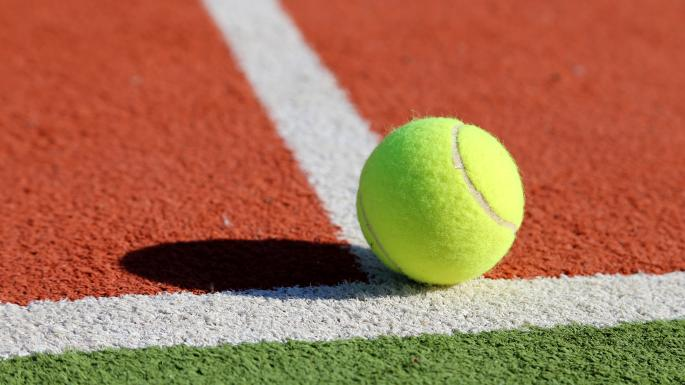
#> input picture opencv_codes/Images/tennis.jpg, 685 x 385 px
$ python contour_detection.py   (older library calls are emulated)
#> lines starting #> are read from the running program, lines starting #| are printed output that depends on the picture; after the words box and inside, x2 and y2 are one past the last pixel; in counts of white or black regions, pixels touching at a corner belong together
#!/usr/bin/env python

import numpy as np
import cv2

def read_rgb_image(image_name, show):
    rgb_image = cv2.imread(image_name)
    if show:
        cv2.imshow("RGB Image", rgb_image)
    return rgb_image

def convert_rgb_to_gray(rgb_image, show):
    gray_image = cv2.cvtColor(rgb_image, cv2.COLOR_BGR2GRAY)
    if show:
        cv2.imshow("Gray image", gray_image)
    return gray_image

def convert_gray_to_binary(gray_image, adaptive, show):
    if adaptive:
        binary_image = cv2.adaptiveThreshold(gray_image, 255, cv2.ADAPTIVE_THRESH_GAUSSIAN_C, cv2.THRESH_BINARY_INV, 5, 2)
    else:
        _, binary_image = cv2.threshold(gray_image, 127, 255, cv2.THRESH_BINARY_INV)
    if show:
        cv2.imshow("Binary Image", binary_image)
    return binary_image

def getContours(binary_image):
    _, contours, hierarchy = cv2.findContours(binary_image, cv2.RETR_TREE, cv2.CHAIN_APPROX_SIMPLE)
    return contours

def draw_contours(image, contours, image_name):
    index = -1
    thickness = 2
    color = (255, 0, 255)
    cv2.drawContours(image, contours, index, color, thickness)
    cv2.imshow(image_name, image)


def main():
    image = "Images/tennis.jpg"
    rgb_image = read_rgb_image(image, True)
#> in read_rgb_image, rgb_image is the input picture: shape (385, 685, 3); mean B, G, R 81.5, 113.5, 167
    gray_image = convert_rgb_to_gray(rgb_image, True)
#> in convert_rgb_to_gray, `gray_image = cv2.cvtColor(rgb_image, cv2.COLOR_BGR2GRAY)`:
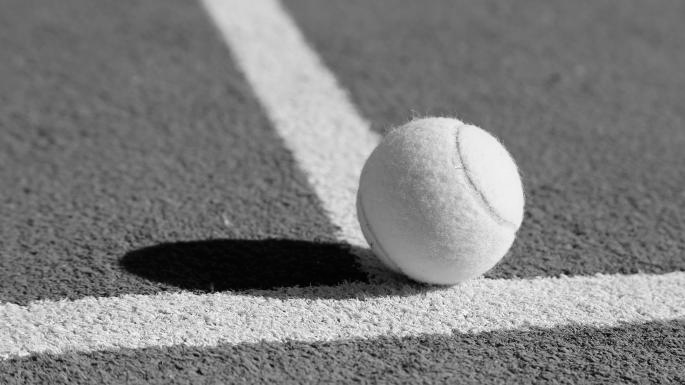
#> gray_image: shape (385, 685); min 0, max 255, mean 125.8
    binary_image = convert_gray_to_binary(gray_image, True, True)
#> in convert_gray_to_binary, `binary_image = cv2.adaptiveThreshold(gray_image, 255, cv2.ADAPTIVE_THR..`:
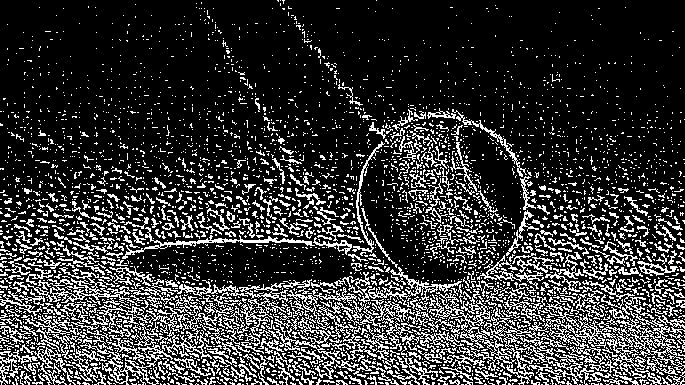
#> binary_image: shape (385, 685); 20.9% white in thin lines or dots
    contours = getContours(binary_image)
#> in getContours, `_, contours, hierarchy = cv2.findContours(binary_image, cv2.RETR_TREE,..`: contours = 4661 contours, 4383 with area under 20; largest, box (x1, y1, x2, y2) and area: (429, 290, 685, 385) 5142, (91, 279, 248, 359) 932, (479, 330, 541, 364) 764, (80, 321, 173, 385) 724, (343, 299, 464, 353) 636
    draw_contours(rgb_image, contours, "RGB Contours")
#> in draw_contours, `cv2.drawContours(image, contours, index, color, thickness)`:
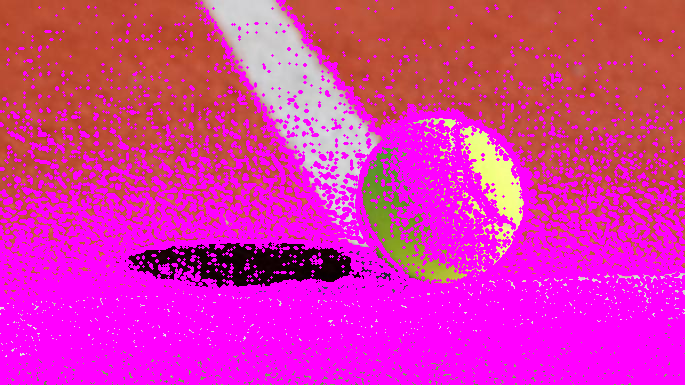
#> image: shape (385, 685, 3); mean B, G, R 165.5, 48.8, 218.2

    cv2.waitKey(0)
    cv2.destroyAllWindows()

if __name__=='__main__':
    main()

$ run again, with opencv_codes/Images/flower.jpeg copied over opencv_codes/Images/tennis.jpg
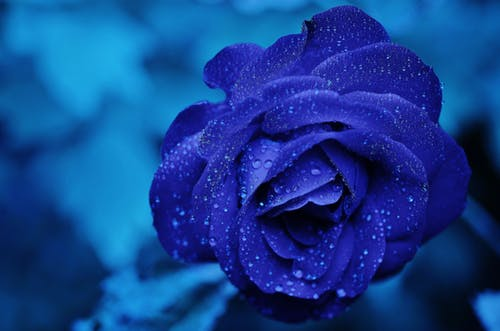
#> input picture opencv_codes/Images/flower.jpeg, 500 x 331 px
#> in read_rgb_image, rgb_image is the input picture: shape (331, 500, 3); mean B, G, R 143.9, 64.4, 18.7
#> in convert_gray_to_binary, `binary_image = cv2.adaptiveThreshold(gray_image, 255, cv2.ADAPTIVE_THR..`:
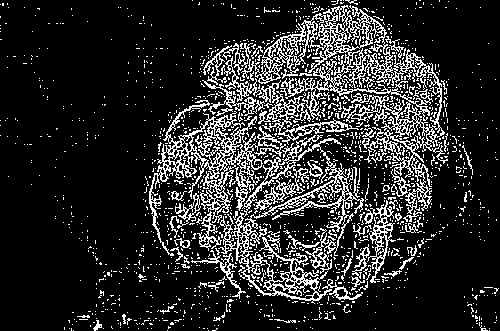
#> binary_image: shape (331, 500); 16.6% white in thin lines or dots
#> in getContours, `_, contours, hierarchy = cv2.findContours(binary_image, cv2.RETR_TREE,..`: contours = 2262 contours, 2066 with area under 20; largest, box (x1, y1, x2, y2) and area: (203, 5, 448, 214) 11157, (218, 135, 364, 304) 4536, (149, 100, 286, 256) 4353, (334, 51, 441, 129) 2584, (221, 56, 359, 145) 1432
#> in draw_contours, `cv2.drawContours(image, contours, index, color, thickness)`:
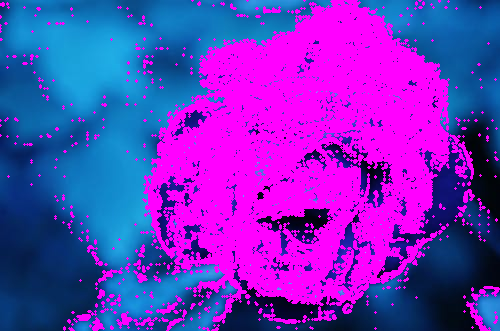
#> image: shape (331, 500, 3); mean B, G, R 188, 48.2, 109
